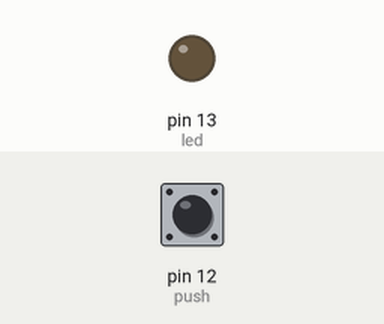
Bench run of a sketch on a simulated Arduino Uno, built with avr-gcc and run on an emulated ATmega328P. Parts: output pins drawn as LEDs (lit = HIGH). Inputs (shaded band) come from the test bench; at power-on: pin 12 (push) LOW.

Above: at 1.2 s.
1.3 s: pin 12 (push) pulled HIGH for 0.15 s
At 1.37 s:
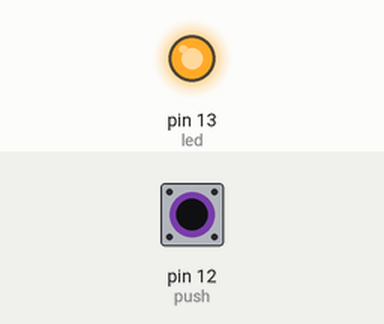
2.9 s: pin 12 (push) pulled HIGH for 3.2 s
At 6.5 s:
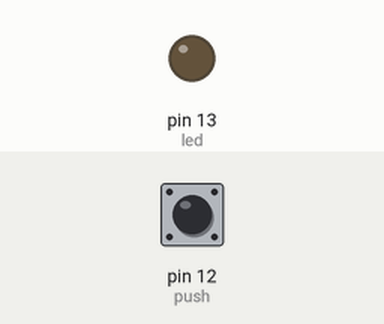
Timing chart, 0 to 8.0 s (numbered marks = the images above; inputs shaded):
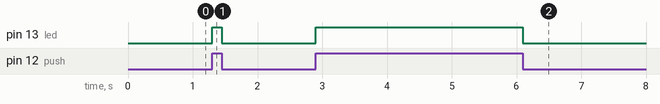

The sketch:

PUSH_LED.ino
```cpp
int led=13;
int push=12;
int state;
void setup() {
  pinMode(led,OUTPUT);
  pinMode(push,INPUT);


}

void loop() {
  state=digitalRead(push);
  if (state==1){
     digitalWrite(led,HIGH);

    }
   else {
     digitalWrite(led,LOW);
    }

}
```

Measured:
- after the input at 1.3 s, pin 13 (led): LOW → HIGH at once, → LOW 0.15 s later
- after the input at 2.9 s, pin 13 (led): LOW → HIGH at once, → LOW 3.2 s later
